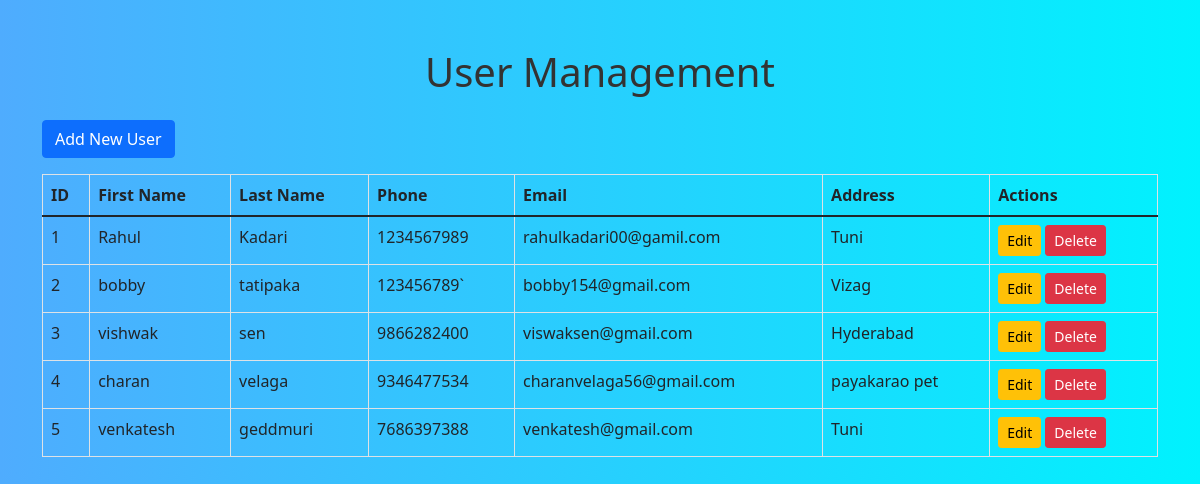
The page / on the database its author committed.
### tables this page shows
CREATE TABLE users (id INTEGER PRIMARY KEY AUTOINCREMENT, first_name TEXT, last_name TEXT, phone TEXT, email TEXT, address TEXT);

### app.py (the view)
@app.route('/')
def index():
    conn = sqlite3.connect('users.db')
    conn.row_factory = sqlite3.Row
    cursor = conn.execute('SELECT * FROM users')
    users = cursor.fetchall()
    conn.close()
    return render_template('index.html', users=users)

### templates/index.html (shortened to what this page needs)
<!DOCTYPE html>
<html lang="en">
<head>
    <link rel="stylesheet" href="{{ url_for('static', filename='styles.css') }}">
    <link rel="stylesheet" href="https://cdn.jsdelivr.net/npm/bootstrap@5.1.3/dist/css/bootstrap.min.css">
    <!DOCTYPE html>
<html lang="en">
</head>
<body>
    <div class="container mt-5">
        <h1 class="mb-4">User Management</h1>
        <a href="/create" class="btn btn-primary mb-3">Add New User</a>
        <table class="table table-bordered">
            <thead>
                <tr>
                    <th>ID</th>
                    <th>First Name</th>
                    <th>Last Name</th>
                    <th>Phone</th>
                    <th>Email</th>
                    <th>Address</th>
                    <th>Actions</th>
                </tr>
            </thead>
            <tbody>
                {% for user in users %}
                <tr>
                    <td>{{ user.id }}</td>
                    <td>{{ user.first_name }}</td>
                    <td>{{ user.last_name }}</td>
                    <td>{{ user.phone }}</td>
                    <td>{{ user.email }}</td>
                    <td>{{ user.address }}</td>
                    <td>
                        <a href="/update/{{ user.id }}" class="btn btn-warning btn-sm">Edit</a>
                        <a href="/delete/{{ user.id }}" class="btn btn-danger btn-sm">Delete</a>
                    </td>
                </tr>
                {% endfor %}
            </tbody>
        </table>
    </div>
</body>
</html>

### static/styles.css (style rules this page uses)
body { background: linear-gradient(to right, #4facfe, #00f2fe); color: white; }
body { font-family: Arial, sans-serif; margin: 0; padding: 0; background-color: #f4f4f4; }
h1 { text-align: center; color: #333; }

### rows shown on the page
users: id "1", first_name "Rahul", last_name "Kadari", phone "1234567989", email "rahulkadari00@gamil.com", address "Tuni"
users: id "2", first_name "bobby", last_name "tatipaka", phone "123456789`", email "bobby154@gmail.com", address "Vizag"
users: id "3", first_name "vishwak", last_name "sen", phone "9866282400", email "viswaksen@gmail.com", address "Hyderabad"
users: id "4", first_name "charan", last_name "velaga", phone "9346477534", email "charanvelaga56@gmail.com", address "payakarao pet"
users: id "5", first_name "venkatesh", last_name "geddmuri", phone "7686397388", email "venkatesh@gmail.com", address "Tuni"
